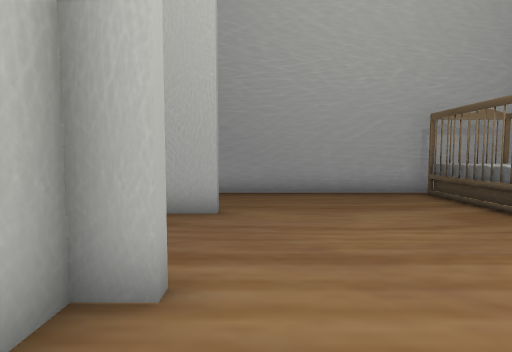
[1] (above)

20 first-person views from a walk through a 3-D level made in the Unity game engine. The camera is 1.2 m above the floor, tilts 4° down and sees 80° across. Doors are open. The floor is counted in squares, 1 m on a side. Each view is taken from the middle of a square. On the plan, view 1 faces up. The plan holds only what a view shows up to about 13 squares ahead; the rest is blank. The place goes on beyond the plan. The player character is not drawn. Some animated figures are left out. Some surface patterns are stand-ins.

[2]
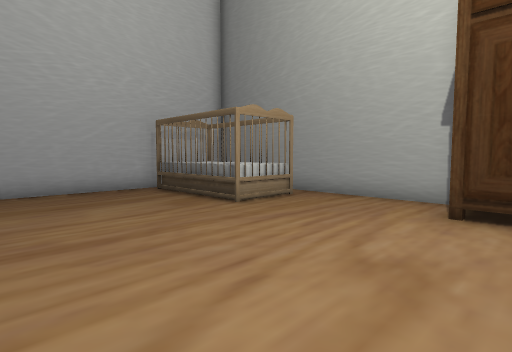

[3]
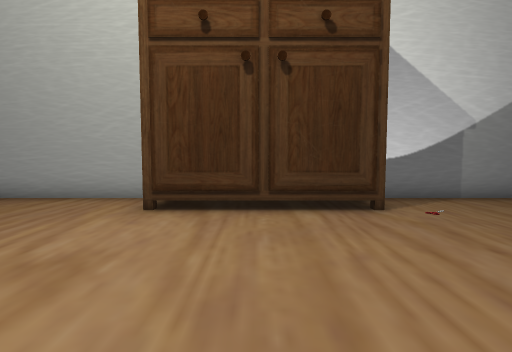

[4]
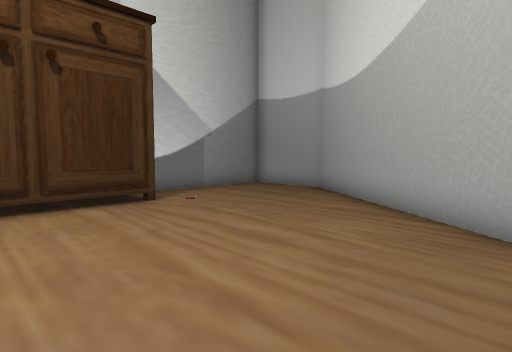

[5]
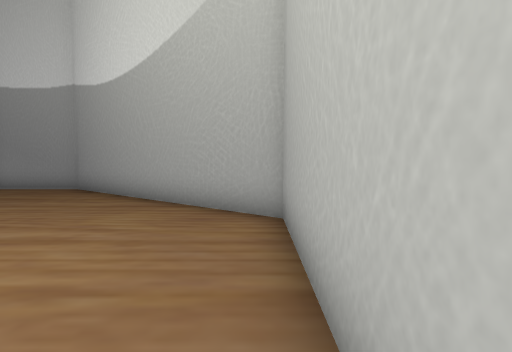

[6]
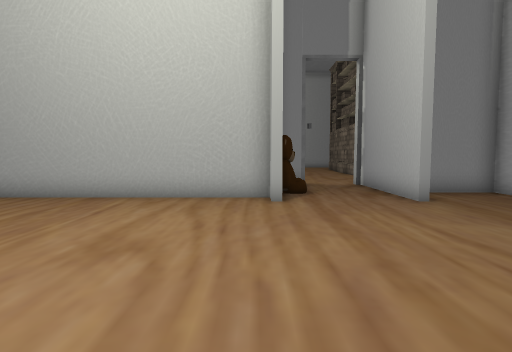

[7]
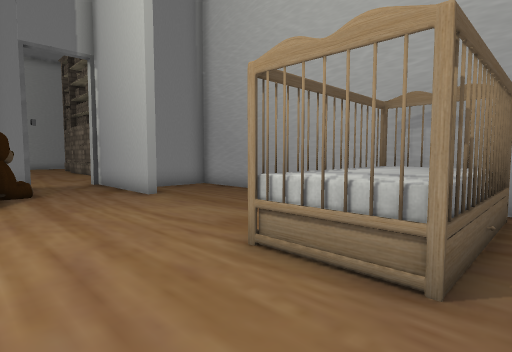

[8]
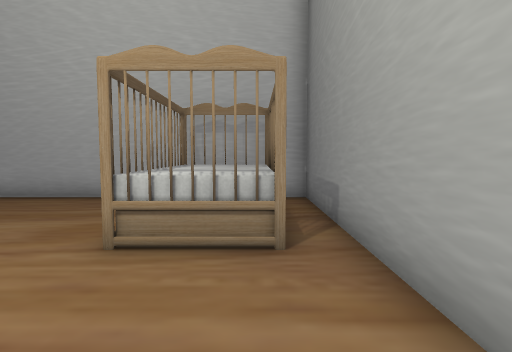

[9]
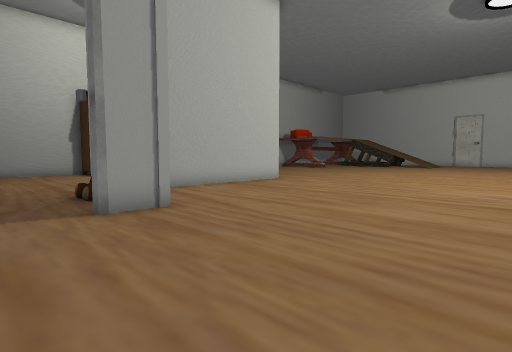

[10]
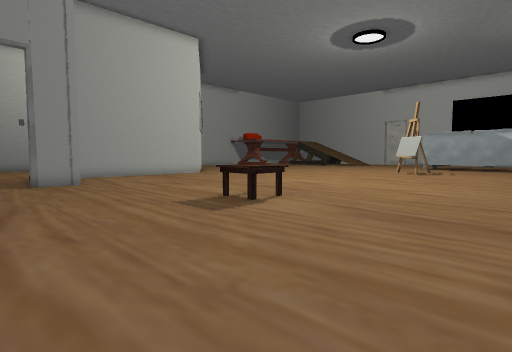

[11]
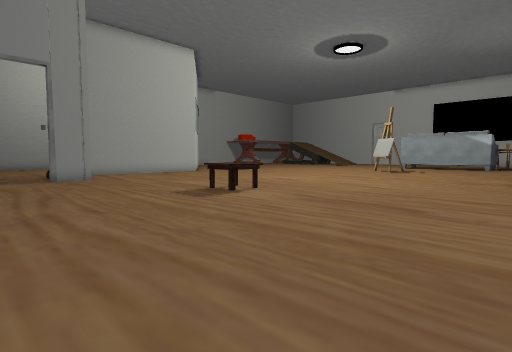

[12]
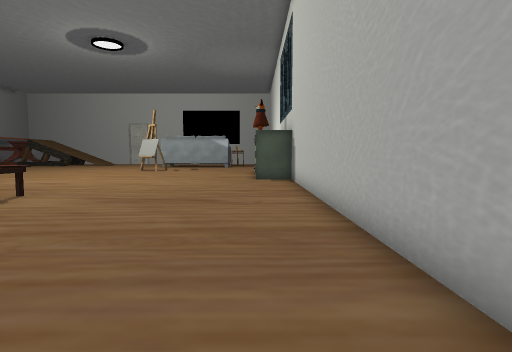

[13]
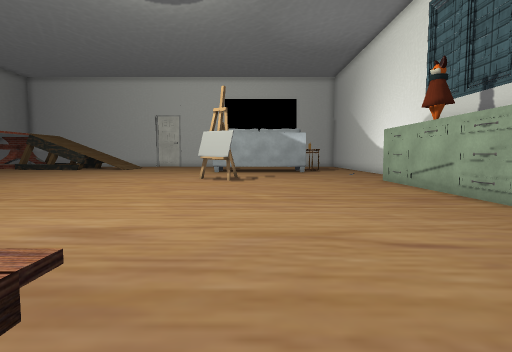

[14]
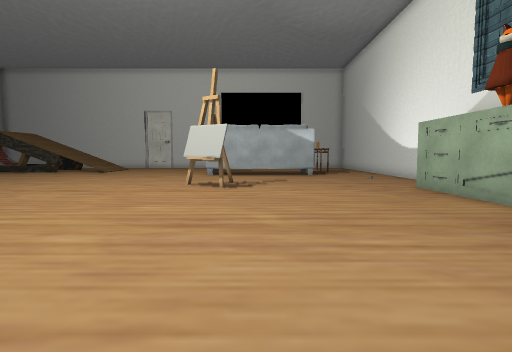

[15]
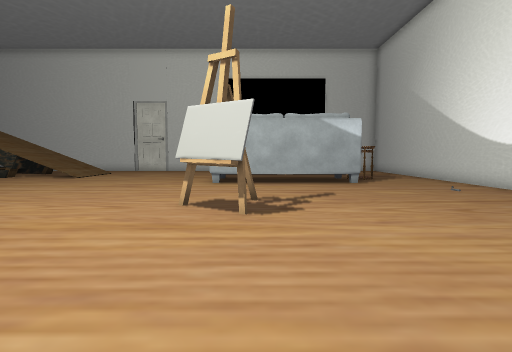

[16]
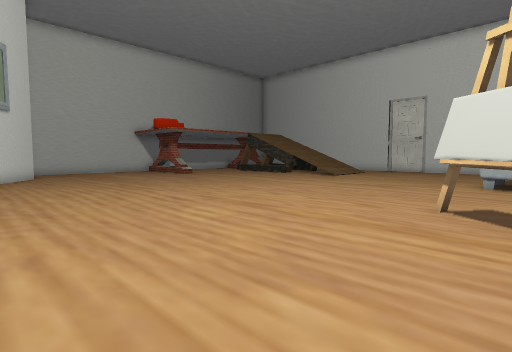

[17]
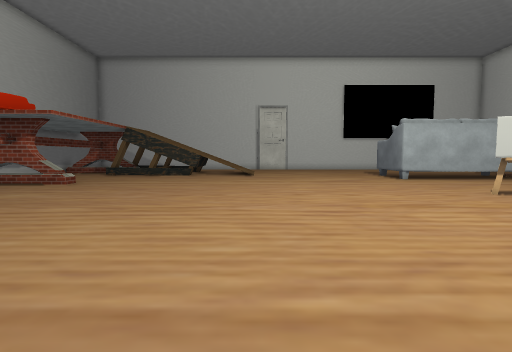

[18]
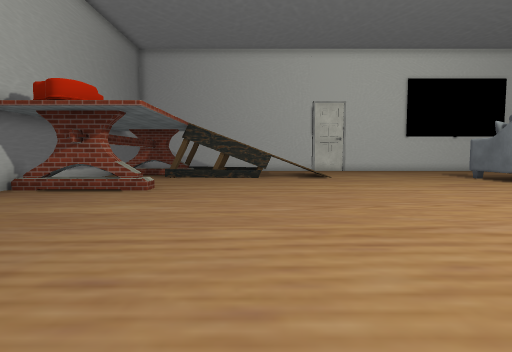

[19]
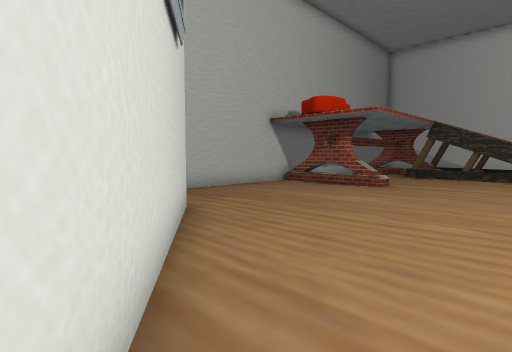

[20]
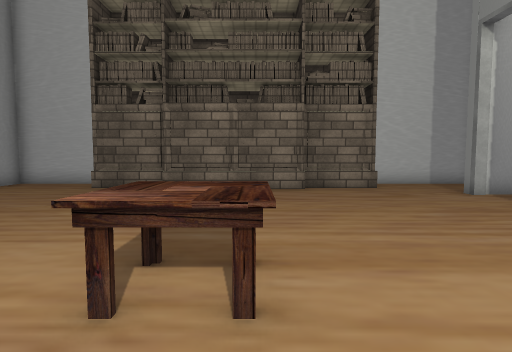

### Floor plan
Key: @ floor where view 1 was taken; # wall or solid block; . floor; D open door; = window, fence, low wall or low ledge; O other object.
Columns run from 22 left of view 1 to 9 right of it. Each row starts with its distance up from view 1.
 10 ####           #################
  9 #...           ....#.......OOO.#
  8  ...###########... #.......OOO.#
  7  .......   ....... #.......OOO.#
  6 #................D####.....OOO.#
  5 #................D.........OOO.#
  4 #................D.............#
  3 #................# O##.........#
  2 #...................#..........#
  1 #...................#..........#
  0 #........OO.........#.@......#O
 -1 #........OO.........#........#
 -2 #...................#........#
 -3 #...................#........#
 -4 #.................. #........#
 -5 #.................  #........#
 -6   ............... . ## ........#
 -7   O.............     .##.......#
 -8   O.................. .##......#
 -9   O.....................###....#
-10   O.......................##...#
-11   O........................#####
-12   O...........................
-13   O............................#
-14   O......OO....................#
-15   ........OO...................#
-16   .......#.....................#
-17  ..............................#
-18 #.O........................##..#
-19 #.........................=#  .#
-20 #..........................    #
-21 #....####O##...............    #

Positions as (right, up) in squares from view 1, and headings:
1: (0, 0), facing up
2: (0, -1), facing up-right
3: (0, -2), facing right
4: (-1, -1), facing down-right
5: (-1, 0), facing down
6: (7, 2), facing left
7: (8, 2), facing up-left
8: (7, 1), facing up
9: (-12, 6), facing down-right
10: (-19, 6), facing down-right
11: (-21, 7), facing down-right
12: (-20, 8), facing down
13: (-14, 0), facing down
14: (-14, -3), facing down
15: (-13, -8), facing down
16: (-13, -8), facing down-right
17: (-4, -6), facing down
18: (0, -8), facing down
19: (-1, -7), facing down-right
20: (-12, -3), facing up
